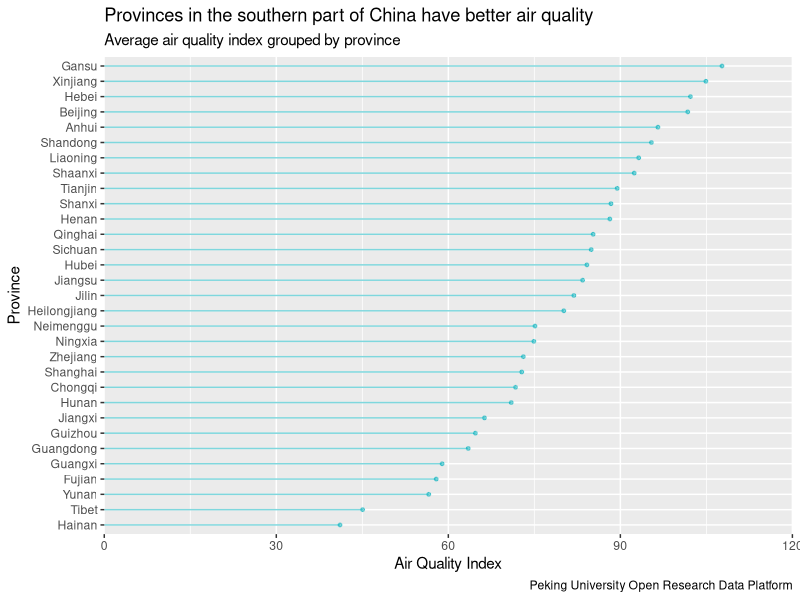
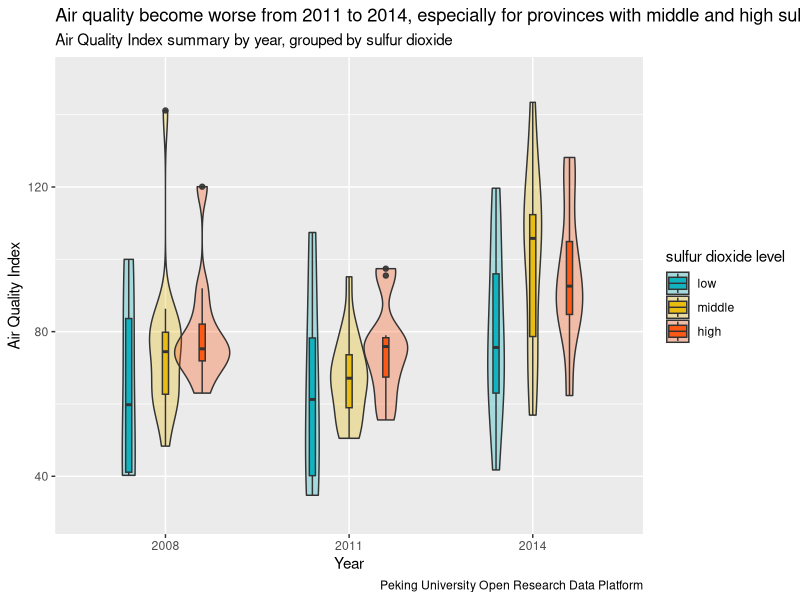
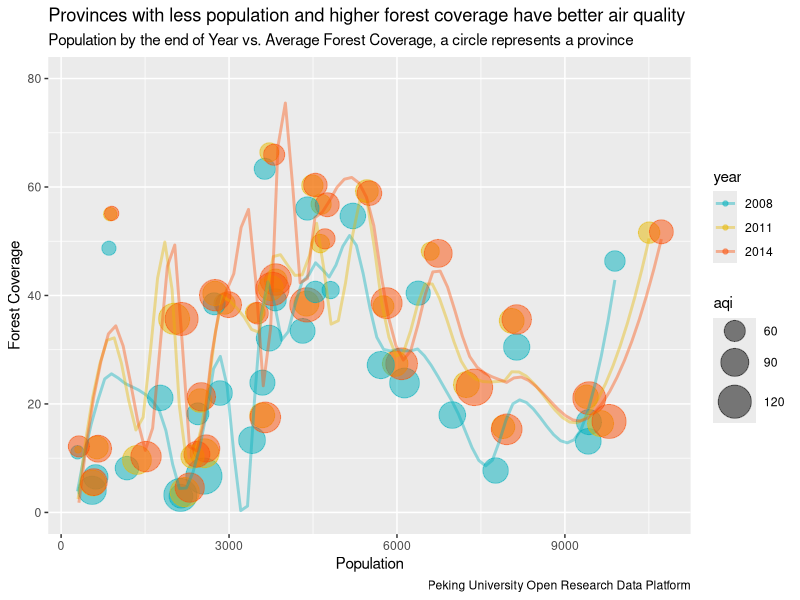

The R script that drew these images, in order:
## ---- chunk 1
knitr::opts_chunk$set(echo = TRUE)
## ---- chunk 2
library(tidyverse)
library(ggplot2)

data = read_csv('environment_index_province.csv', skip = 1)
data = data[, -1]

data_long = gather(data, key = "metrics", value = "value", water_2011:aqi_2014)
data_long = cbind(data_long, year = 0)
data_long = cbind(data_long, measurement = 0)

for(i in 1:dim(data_long)[1]){
  tmp = unlist(strsplit(as.character(data_long[i, "metrics"]),"_"))
  data_long[i, 5] = tmp[2]
  data_long[i, 6] = tmp[1]
}
## ---- chunk 3
data_long %>%
  select(-("metrics")) %>%
  filter(measurement == "aqi") %>%
  spread(measurement, value) %>%
  group_by(region) %>%
  summarise(aqi = mean(aqi)) %>% 
  rownames_to_column("province") %>%
  arrange(aqi) %>%
  mutate(region = factor(region, levels = .$region)) %>%
  
  ggplot(aes(x = aqi, y = region)) +
  geom_segment(aes(x = 0, xend = aqi, y = region, yend = region), color = "#00AFBB", alpha = 0.5) +
  geom_point(color = "#00AFBB", size = 1, alpha = 0.5 ) +
  scale_x_continuous(expand = c(0, 0), limits = c(0, 120)) +
  labs(title = "Provinces in the southern part of China have better air quality",
       subtitle = "Average air quality index grouped by province",
       caption = "Peking University Open Research Data Platform",
       x = "Air Quality Index", 
       y = "Province") 
## ---- chunk 4
data_long %>%
  select(-("metrics")) %>%
  filter(measurement == "aqi" | measurement == "sulfur") %>%
  spread(measurement, value) %>%
  mutate(category = cut(sulfur, breaks=c(0, 100, 200, Inf),labels = c("low","middle", "high"))) %>%
  group_by(category) %>%

  ggplot(aes(x = year, y = aqi, fill = category)) + 
  geom_violin(position = position_dodge(width = 0.6), width = 0.9, alpha = 0.3) +
  geom_boxplot(position = position_dodge(width = 0.6), width = 0.1, alpha = 0.9) +
  scale_fill_manual(values = c("#00AFBB", "#E7B800", "#FC4E07")) +
  ylim(30, 150) +
  labs(
    title = "Air quality become worse from 2011 to 2014, especially for provinces with middle and high sulfur dioxide level",
    subtitle = "Air Quality Index summary by year, grouped by sulfur dioxide",
    caption = "Peking University Open Research Data Platform",
    x = "Year",
    y = "Air Quality Index",
    fill = "sulfur dioxide level"
  )
## ---- chunk 5
data_long %>%
  select(-("metrics")) %>%
  filter(measurement == "aqi" | measurement == "forest" | measurement == "population") %>%
  spread(measurement, value) %>%
  
  ggplot(aes(x = population, y = forest, size = aqi, color = year)) + 
  geom_jitter(aes(color = year), width = 0.5, height = 0.5, alpha = 0.5) +
  stat_smooth (geom = "line", alpha = 0.4, size = 1, span = 0.2) +
  scale_size(range = c(2, 12)) +
  scale_color_manual(values = c("#00AFBB", "#E7B800", "#FC4E07")) +
  ylim(0, 80) + 
  labs(
    title = "Provinces with less population and higher forest coverage have better air quality",
    subtitle = "Population by the end of Year vs. Average Forest Coverage, a circle represents a province",
    caption = "Peking University Open Research Data Platform",
    x = "Population",
    y = "Forest Coverage",
    color = "year"
  ) 
